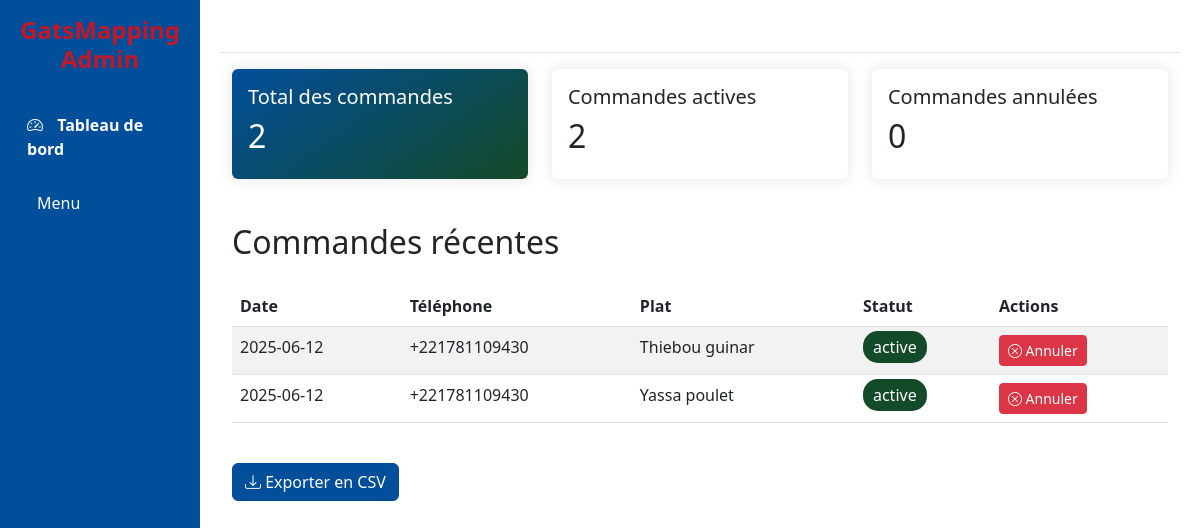
The page /admin on the database its author committed.
### models.py (models this page shows)
class Commande(Base):
    __tablename__ = 'commandes'
    id = Column(Integer, primary_key=True)
    phone = Column(String, nullable=False)
    plat = Column(String, nullable=False)
    statut = Column(String, default='active')  # 'active' ou 'annulee'
    date_commande = Column(DateTime, default=datetime.utcnow)

### app.py (the view)
@app.route('/admin', methods=['GET'])
def admin_dashboard():
    session = Session()
    commandes = session.query(Commande).order_by(Commande.date_commande.desc()).limit(10).all()
    stats = {
        'total': session.query(Commande).count(),
        'active': session.query(Commande).filter_by(statut='active').count(),
        'annulees': session.query(Commande).filter_by(statut='annulee').count()
    }
    session.close()
    return render_template('dashboard.html', commandes=commandes, stats=stats)

### templates/dashboard.html
{% extends "admin.html" %}
{% block content %}
<div class="container-fluid">
    <div class="row mb-4">
        <div class="col-md-4">
            <div class="card stat-card">
                <div class="card-body">
                    <h5 class="card-title">Total des commandes</h5>
                    <h2>{{ stats.total }}</h2>
                </div>
            </div>
        </div>
        <div class="col-md-4">
            <div class="card">
                <div class="card-body">
                    <h5 class="card-title">Commandes actives</h5>
                    <h2>{{ stats.active }}</h2>
                </div>
            </div>
        </div>
        <div class="col-md-4">
            <div class="card">
                <div class="card-body">
                    <h5 class="card-title">Commandes annulées</h5>
                    <h2>{{ stats.annulees }}</h2>
                </div>
            </div>
        </div>
    </div>
    <h2 class="mb-4">Commandes récentes</h2>
    <div class="table-responsive">
        <table class="table table-striped">
            <thead>
                <tr>
                    <th>Date</th>
                    <th>Téléphone</th>
                    <th>Plat</th>
                    <th>Statut</th>
                    <th>Actions</th>
                </tr>
            </thead>
            <tbody>
                {% for commande in commandes %}
                <tr class="commande-card">
                    <td>{{ commande.date_commande.strftime('%Y-%m-%d') }}</td>
                    <td>{{ commande.phone }}</td>
                    <td>{{ commande.plat }}</td>
                    <td>
                        <span class="status-badge status-{{ commande.statut }}">
                            {{ commande.statut }}
                        </span>
                    </td>
                    <td>
                        <button class="btn btn-sm btn-danger" onclick="annulerCommande('{{ commande.id }}')">
                            <i class="bi bi-x-circle"></i> Annuler
                        </button>
                    </td>
                </tr>
                {% endfor %}
            </tbody>
        </table>
    </div>
    <div class="mt-4">
        <a href="/export/commandes.csv" class="btn btn-primary">
            <i class="bi bi-download"></i> Exporter en CSV
        </a>
    </div>
</div>
{% endblock %}

### templates/admin.html (style rules this page uses)
.card { border: none; box-shadow: 0 0 15px rgba(0,0,0,0.1); margin-bottom: 20px; }
.stat-card { background: linear-gradient(145deg, #014e9b, #134a27); color: white; }
.commande-card { transition: transform 0.2s; }
.status-badge { padding: 5px 10px; border-radius: 15px; }
.status-active { background-color: #134a27; color: white; }
.btn-primary { background-color: #014e9b; border-color: #014e9b; }

### rows shown on the page
Commande: date_commande "2025-06-12", phone "+221781109430", plat "Thiebou guinar", statut "active"
Commande: date_commande "2025-06-12", phone "+221781109430", plat "Yassa poulet", statut "active"

### other values the page prints
{{ stats.total }} "2"
{{ stats.active }} "2"
{{ stats.annulees }} "0"
